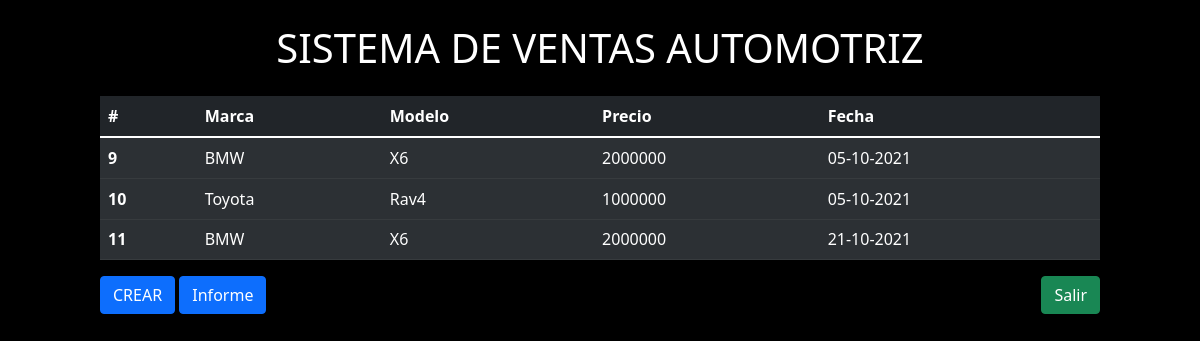
Page /sistema.php on the committed database.
### tables this page shows
CREATE TABLE `ventas` (
  `id` int(10) unsigned NOT NULL AUTO_INCREMENT,
  `usuario_id` int(10) unsigned NOT NULL,
  `auto_id` int(10) unsigned NOT NULL,
  `fecha` date NOT NULL,
  PRIMARY KEY (`id`),
  KEY `fk_usuarios_ventas_idx` (`usuario_id`),
  KEY `fk_autos_ventas_idx` (`auto_id`),
  CONSTRAINT `fk_autos_ventas` FOREIGN KEY (`auto_id`) REFERENCES `autos` (`id`) ON DELETE NO ACTION ON UPDATE NO ACTION,
  CONSTRAINT `fk_usuarios_ventas` FOREIGN KEY (`usuario_id`) REFERENCES `usuarios` (`id`) ON DELETE NO ACTION ON UPDATE NO ACTION
);

CREATE TABLE `autos` (
  `id` int(10) unsigned NOT NULL AUTO_INCREMENT,
  `marca` varchar(45) NOT NULL,
  `modelo` varchar(45) NOT NULL,
  `precio` float NOT NULL,
  PRIMARY KEY (`id`)
);

### repositorios/VentaRepository.php (called while the page is built, shortened)
<?php
    include_once('./clases/Venta.php');
    class VentaRepository
    {
        public static function all()
        {
            try
            {
                $bd = Conector::conectar();
                $consulta = $bd->prepare("select * from ventas");
                $consulta->execute();
                $resultado = $consulta->fetchAll(PDO::FETCH_ASSOC);
                $ventas = [];
                foreach($resultado as $r)
                {
                    $ventas[] = new Venta($r['id'],$r['usuario_id'],$r['auto_id'],$r['fecha']);
                }
                return $ventas;
            } catch(PDOException $e)
            {
                echo "No se realiza la consulta <br>".$e->getMessage();
                exit;
            }
        }
    }
?>

### clases/Venta.php (called while the page is built, shortened)
<?php
    require_once('./clases/Auto.php');
    class Venta {
        protected $id;
        protected $auto_id;
        protected $fecha;
        public function getId()
        {
                return $this->id;
        }
        public function setId($id)
        {
                $this->id = $id;
        }
        public function getAutoId()
        {
                return $this->auto_id;
        }
        public function setAutoId($auto_id)
        {
                $this->auto_id = $auto_id;
        }
        public function getFecha()
        {
                return $this->fecha;
        }
        public function setFecha($fecha)
        {
                $this->fecha = $fecha;
        }
        public function auto()
        {
                try
            {
                $bd = Conector::conectar();
                $consulta = $bd->prepare("select * from autos where id = ?");
                $consulta->bindValue(1, $this->getAutoId());
                $consulta->execute();
                $resultado = $consulta->fetch(PDO::FETCH_ASSOC);
                $auto = new Auto($resultado['id'],$resultado['marca'],$resultado['modelo'],$resultado['precio']);
                return $auto;
            } catch(PDOException $e)
            {
                echo "No se realizar la consulta <br>".$e->getMessage();
                exit;
            }
        }
    }
?>

### clases/Auto.php (called while the page is built, shortened)
<?php
    class Auto {
        protected $marca;
        protected $modelo;
        protected $precio;
        public function setMarca($marca)
        {
            $this->marca = $marca;
        }
        public function getMarca()
        {
            return $this->marca;
        }
        public function setModelo($modelo)
        {
            $this->modelo = $modelo;
        }
        public function getModelo()
        {
            return $this->modelo;
        }
        public function setPrecio($precio)
        {
            $this->precio = $precio;
        }
        public function getPrecio()
        {
            return $this->precio;
        }
    }
?>

### sistema.php (the view, shortened to what this page needs)
<?php
include_once('./repositorios/VentaRepository.php');
$ventas = VentaRepository::all();
?>
<!DOCTYPE html>
<html lang="en">
<head>
    <link rel="stylesheet" href="https://use.fontawesome.com/releases/v5.15.4/css/all.css">
    <link href="https://cdn.jsdelivr.net/npm/bootstrap@5.1.3/dist/css/bootstrap.min.css" rel="stylesheet">
    <link rel="stylesheet" href="./css/style.css">
</head>
<body>
    <div class="col-10 mx-auto">
        <h1 class="text-uppercase text-center mt-4">
            sistema de ventas automotriz
        </h1>
        <table class="table table-dark table-striped mt-4">
            <thead>
                <tr>
                    <th scope="col">#</th>
                    <th scope="col">Marca</th>
                    <th scope="col">Modelo</th>
                    <th scope="col">Precio</th>
                    <th scope="col">Fecha</th>
                </tr>
            </thead>
            <tbody>
                <?php if (count($ventas)) : ?>
                    <?php foreach ($ventas as $venta) : ?>
                        <tr>
                            <th scope="row"><?= $venta->getId() ?></th>
                            <td><?= $venta->auto()->getMarca() ?></td>
                            <td><?= $venta->auto()->getModelo() ?></td>
                            <td><?= $venta->auto()->getPrecio() ?></td>
                            <td><?= date_format(new DateTime($venta->getFecha()), 'd-m-Y') ?></td>
                        <tr>
                        <?php endforeach; ?>
                    <?php endif; ?>
                    </tr>
            </tbody>
        </table>
        <button type="button" class="btn btn-primary" data-bs-toggle="modal" data-bs-target="#crearVenta">
            CREAR
        </button>
        <button type="button" class="btn btn-primary" data-bs-toggle="modal" data-bs-target="#informe">
            Informe
        </button>
        <form action="sistema.php" method="POST" id="form-salir" class="float-end">
            <button type="submit" class="btn btn-success">
                Salir
            </button>
         </form>
    </div>
</body>
</html>

### css/style.css (style rules this page uses)
* { padding: 0; margin: 0; box-shadow: border-box; }
body { background-color: black !important; color: #fff !important; }

### rows in the picture
ventas: id "9", auto.marca "BMW", auto.modelo "X6", auto.precio "2000000", fecha "05-10-2021"
ventas: id "10", auto.marca "Toyota", auto.modelo "Rav4", auto.precio "1000000", fecha "05-10-2021"
ventas: id "11", auto.marca "BMW", auto.modelo "X6", auto.precio "2000000", fecha "21-10-2021"
